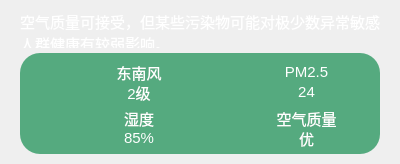
    <widget class="QWidget" name="widget03" native="true">
     <property name="maximumSize">
      <size>
       <width>400</width>
       <height>230</height>
      </size>
     </property>
     <property name="styleSheet">
      <string notr="true">color: rgb(255, 255, 255);</string>
     </property>
     <layout class="QVBoxLayout" name="verticalLayout" stretch="1,5">
      <property name="spacing">
       <number>5</number>
      </property>
      <property name="leftMargin">
       <number>20</number>
      </property>
      <property name="topMargin">
       <number>10</number>
      </property>
      <property name="rightMargin">
       <number>20</number>
      </property>
      <property name="bottomMargin">
       <number>10</number>
      </property>
      <item>
       <widget class="QLabel" name="labelGanmao">
        <property name="minimumSize">
         <size>
          <width>0</width>
          <height>38</height>
         </size>
        </property>
        <property name="maximumSize">
         <size>
          <width>16777215</width>
          <height>38</height>
         </size>
        </property>
        <property name="font">
         <font>
          <pointsize>11</pointsize>
         </font>
        </property>
        <property name="text">
         <string>空气质量可接受，但某些污染物可能对极少数异常敏感人群健康有较弱影响。</string>
        </property>
        <property name="alignment">
         <set>Qt::AlignLeading|Qt::AlignLeft|Qt::AlignTop</set>
        </property>
        <property name="wordWrap">
         <bool>true</bool>
        </property>
        <property name="openExternalLinks">
         <bool>false</bool>
        </property>
       </widget>
      </item>
      <item>
       <widget class="QWidget" name="widget0301" native="true">
        <property name="styleSheet">
         <string notr="true">border-radius: 20px;
background-color: rgb(85, 170, 127);</string>
        </property>
        <layout class="QGridLayout" name="gridLayout">
         <property name="leftMargin">
          <number>30</number>
         </property>
         <property name="rightMargin">
          <number>30</number>
         </property>
         <property name="bottomMargin">
          <number>6</number>
         </property>
         <property name="horizontalSpacing">
          <number>35</number>
         </property>
         <property name="verticalSpacing">
          <number>6</number>
         </property>
         <item row="0" column="0">
          <layout class="QHBoxLayout" name="horizontalLayout" stretch="0,0">
           <property name="leftMargin">
            <number>10</number>
           </property>
           <item>
            <widget class="QLabel" name="labelFXIcon">
             <property name="maximumSize">
              <size>
               <width>35</width>
               <height>35</height>
              </size>
             </property>
             <property name="text">
              <string/>
             </property>
             <property name="pixmap">
              <pixmap resource="res.qrc">:/res/fengxiang.png</pixmap>
             </property>
             <property name="scaledContents">
              <bool>true</bool>
             </property>
            </widget>
           </item>
           <item>
            <layout class="QVBoxLayout" name="verticalLayout_2">
             <property name="spacing">
              <number>0</number>
             </property>
             <item>
              <widget class="QLabel" name="labelFXType">
               <property name="maximumSize">
                <size>
                 <width>16777215</width>
                 <height>20</height>
                </size>
               </property>
               <property name="font">
                <font>
                 <pointsize>11</pointsize>
                </font>
               </property>
               <property name="text">
                <string>东南风</string>
               </property>
               <property name="alignment">
                <set>Qt::AlignCenter</set>
               </property>
              </widget>
             </item>
             <item>
              <widget class="QLabel" name="labelFL">
               <property name="maximumSize">
                <size>
                 <width>16777215</width>
                 <height>20</height>
                </size>
               </property>
               <property name="font">
                <font>
                 <pointsize>11</pointsize>
                </font>
               </property>
               <property name="text">
                <string>2级</string>
               </property>
               <property name="alignment">
                <set>Qt::AlignCenter</set>
               </property>
              </widget>
             </item>
            </layout>
           </item>
          </layout>
         </item>
         <item row="0" column="1">
          <layout class="QHBoxLayout" name="horizontalLayout_2" stretch="0,0">
           <property name="leftMargin">
            <number>10</number>
           </property>
           <item>
            <widget class="QLabel" name="labelPM25Icon">
             <property name="maximumSize">
              <size>
               <width>35</width>
               <height>35</height>
              </size>
             </property>
             <property name="text">
              <string/>
             </property>
             <property name="pixmap">
              <pixmap resource="res.qrc">:/res/pm2.5.png</pixmap>
             </property>
             <property name="scaledContents">
              <bool>true</bool>
             </property>
            </widget>
           </item>
           <item>
            <layout class="QVBoxLayout" name="verticalLayout_3">
             <property name="spacing">
              <number>0</number>
             </property>
             <item>
              <widget class="QLabel" name="labelPM25">
               <property name="maximumSize">
                <size>
                 <width>16777215</width>
                 <height>20</height>
                </size>
               </property>
               <property name="font">
                <font>
                 <pointsize>11</pointsize>
                </font>
               </property>
               <property name="text">
                <string>PM2.5</string>
               </property>
               <property name="alignment">
                <set>Qt::AlignCenter</set>
               </property>
              </widget>
             </item>
             <item>
              <widget class="QLabel" name="labelPM25Data">
               <property name="maximumSize">
                <size>
                 <width>16777215</width>
                 <height>20</height>
                </size>
               </property>
               <property name="font">
                <font>
                 <pointsize>11</pointsize>
                </font>
               </property>
               <property name="text">
                <string>24</string>
               </property>
               <property name="alignment">
                <set>Qt::AlignCenter</set>
               </property>
              </widget>
             </item>
            </layout>
           </item>
          </layout>
         </item>
         <item row="1" column="0">
          <layout class="QHBoxLayout" name="horizontalLayout_3" stretch="0,0">
           <property name="leftMargin">
            <number>10</number>
           </property>
           <item>
            <widget class="QLabel" name="labelShiduIcon">
             <property name="maximumSize">
              <size>
               <width>35</width>
               <height>35</height>
              </size>
             </property>
             <property name="text">
              <string/>
             </property>
             <property name="pixmap">
              <pixmap resource="res.qrc">:/res/shidu.png</pixmap>
             </property>
             <property name="scaledContents">
              <bool>true</bool>
             </property>
            </widget>
           </item>
           <item>
            <layout class="QVBoxLayout" name="verticalLayout_4">
             <property name="spacing">
              <number>0</number>
             </property>
             <item>
              <widget class="QLabel" name="labelShidu">
               <property name="maximumSize">
                <size>
                 <width>16777215</width>
                 <height>20</height>
                </size>
               </property>
               <property name="font">
                <font>
                 <pointsize>11</pointsize>
                </font>
               </property>
               <property name="text">
                <string>湿度</string>
               </property>
               <property name="alignment">
                <set>Qt::AlignCenter</set>
               </property>
              </widget>
             </item>
             <item>
              <widget class="QLabel" name="labelShiduData">
               <property name="maximumSize">
                <size>
                 <width>16777215</width>
                 <height>20</height>
                </size>
               </property>
               <property name="font">
                <font>
                 <pointsize>11</pointsize>
                </font>
               </property>
               <property name="text">
                <string>85%</string>
               </property>
               <property name="alignment">
                <set>Qt::AlignCenter</set>
               </property>
              </widget>
             </item>
            </layout>
           </item>
          </layout>
         </item>
         <item row="1" column="1">
          <layout class="QHBoxLayout" name="horizontalLayout_4" stretch="0,0">
           <property name="leftMargin">
            <number>10</number>
           </property>
           <item>
            <widget class="QLabel" name="labelAirqIcon">
             <property name="maximumSize">
              <size>
               <width>35</width>
               <height>35</height>
              </size>
             </property>
             <property name="text">
              <string/>
             </property>
             <property name="pixmap">
              <pixmap resource="res.qrc">:/res/kongqizhiliang.png</pixmap>
             </property>
             <property name="scaledContents">
              <bool>true</bool>
             </property>
            </widget>
           </item>
           <item>
            <layout class="QVBoxLayout" name="verticalLayout_5">
             <property name="spacing">
              <number>0</number>
             </property>
             <item>
              <widget class="QLabel" name="labelAirq">
               <property name="maximumSize">
                <size>
                 <width>16777215</width>
                 <height>20</height>
                </size>
               </property>
               <property name="font">
                <font>
                 <pointsize>11</pointsize>
                </font>
               </property>
               <property name="text">
                <string>空气质量</string>
               </property>
               <property name="alignment">
                <set>Qt::AlignCenter</set>
               </property>
              </widget>
             </item>
             <item>
              <widget class="QLabel" name="labelAirqData">
               <property name="maximumSize">
                <size>
                 <width>16777215</width>
                 <height>20</height>
                </size>
               </property>
               <property name="font">
                <font>
                 <pointsize>11</pointsize>
                </font>
               </property>
               <property name="text">
                <string>优</string>
               </property>
               <property name="alignment">
                <set>Qt::AlignCenter</set>
               </property>
              </widget>
             </item>
            </layout>
           </item>
          </layout>
         </item>
        </layout>
       </widget>
      </item>
     </layout>
    </widget>
